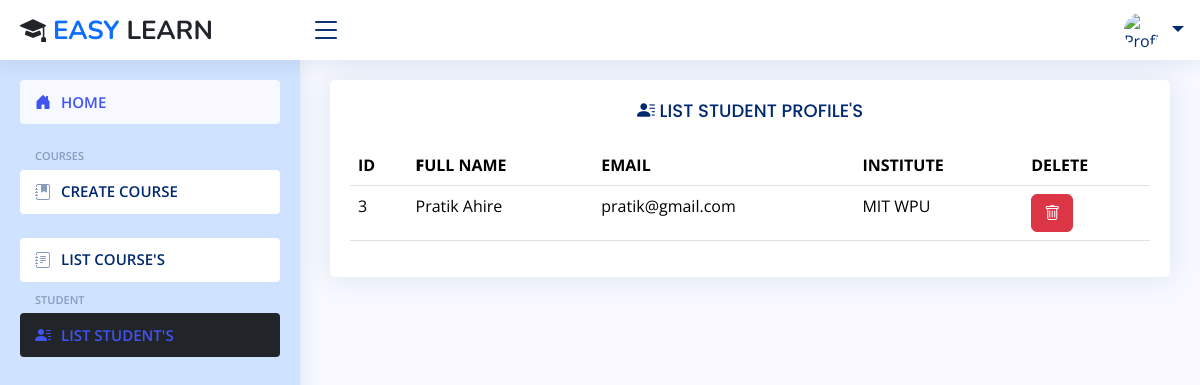
The app's page /teacher/list/Student/, older data.
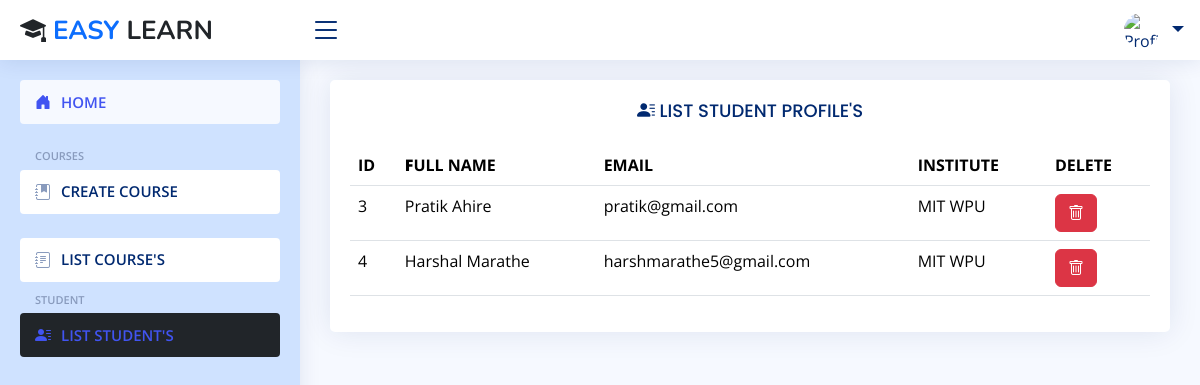
The same page, newer data.
### Users/models.py (models this page shows, shortened)
class User(AbstractBaseUser):
    id = models.BigAutoField(primary_key=True)
    profile_photo = models.ImageField(upload_to='profile_photos/', null=True, blank=False)
    first_name = models.CharField(max_length=100, null=False, blank=False)
    last_name = models.CharField(max_length=100, null=False, blank=False)
    institute = models.CharField(max_length=100, null=False, blank=False, default="SSVPS")
    email = models.EmailField(unique=True, null=False, blank=False)
    password = models.CharField(max_length=100, null=False, blank=False)
    role = models.CharField(max_length=10, choices=ROLE_CHOICES, null=False, blank=False)
    joined_date = models.DateField(auto_now_add=True)
    USERNAME_FIELD = 'email'
    REQUIRED_FIELDS = ['first_name', 'last_name']
    objects = UserManager()
    class Meta:
        db_table = 'Users Table'

### Teacher/views.py (the view)
# urls.py: path('list/Student/', list_students_view, name='list-students-view'),
def list_students_view(request):
    users = User.objects.filter(role='Student')
    return render(request, 'teacher/list_students.html', context={'users':users})

### Teacher/templates/teacher/list_students.html (shortened to what this page needs)
{% extends "teacher/base_site.html" %}
{% block main %}
    <main id="main" class="main">
        <section class="section">
            <div class="row justify-content-center">
                <div class="col col-lg-12">
                    <div class="card">
                        <div class="card-body">
                            <h5 class="card-title text-center">
                                <i class="bi bi-person-lines-fill"></i>
                                LIST STUDENT PROFILE'S
                            </h5>
                            <table class="table datatable">
                                <thead >
                                    <tr>
                                        <th>ID</th>
                                        <th class="d-none d-lg-table-cell"><b>F</b>ULL NAME</th>
                                        <th class="d-none d-lg-table-cell">EMAIL</th>
                                        <th class="d-none d-lg-table-cell">INSTITUTE</th>
                                        <th>DELETE</th>
                                    </tr>
                                </thead>
                                <tbody>
                                    {% for user in users %}
                                        <tr>
                                            <td>{{user.id}}</td>
                                            <td class="d-none d-lg-table-cell">{{user.first_name}} {{user.last_name}}</td>
                                            <td class="d-none d-lg-table-cell">{{user.email}}</td>
                                            <td class="d-none d-lg-table-cell">{{user.institute}}</td>
                                            <td>
                                                <button type="button" class="btn btn-danger" data-bs-toggle="modal" data-bs-target="#verticalycentered{{user.id}}">
                                                    <i class="bi bi-trash"></i>
                                                </button>
                                            </td>
                                        </tr>
                                    {% endfor %}
                                </tbody>
                            </table>
                        </div>
                    </div>
                </div>
            </div>
        </section>
    </main>
{% endblock main %}

Row changes from the older to the newer data that the page shows:
added User: id "4", first_name "Harshal", last_name "Marathe", email "harshmarathe5@gmail.com", institute "MIT WPU"
